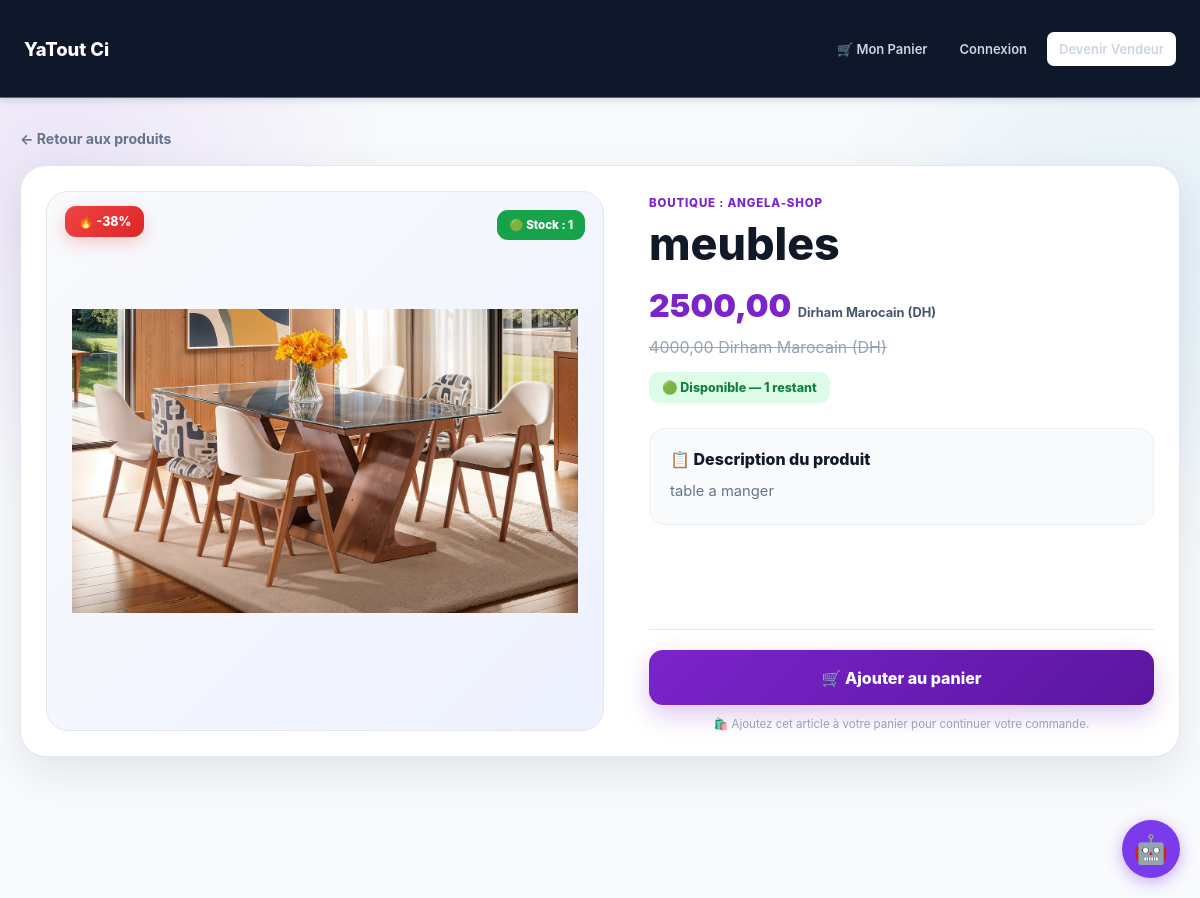
/produit/9/, run on an earlier commit of the app's database.
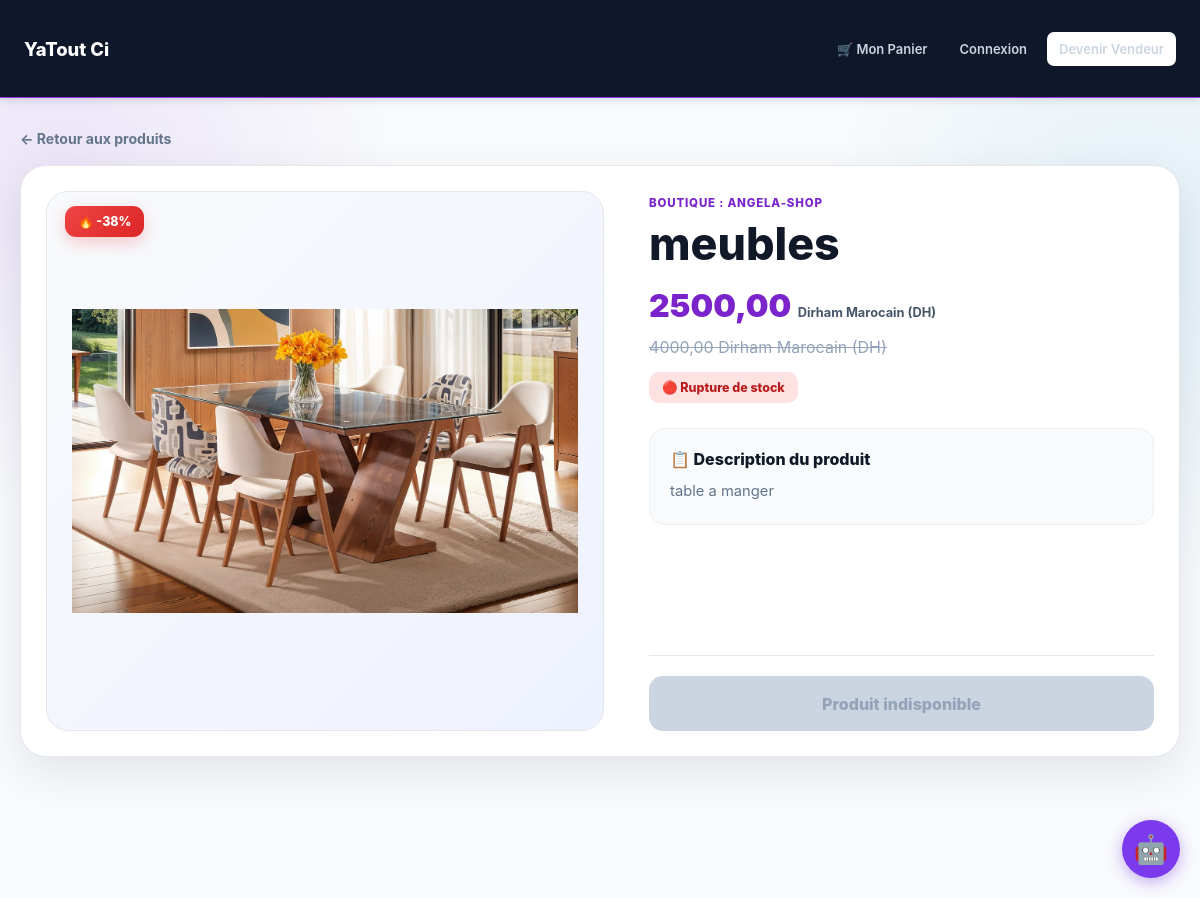
And on a later commit of the database.
### shop/models.py (models this page shows, shortened)
class Produit(models.Model):
    vendeur = models.ForeignKey(Vendeur, on_delete=models.CASCADE, related_name='produits')
    nom = models.CharField(max_length=255)
    description = models.TextField()
    prix = models.DecimalField(max_digits=10, decimal_places=2)
    ancien_prix = models.DecimalField(max_digits=10, decimal_places=2, blank=True, null=True)
    image = models.ImageField(upload_to='produits/', blank=True, null=True)
    stock = models.PositiveIntegerField(default=10)
    date_ajout = models.DateTimeField(auto_now_add=True)
    @property
    def reduction_pourcentage(self):
        if self.ancien_prix and self.ancien_prix > self.prix:
            rabais = ((self.ancien_prix - self.prix) / self.ancien_prix) * 100
            return int(round(rabais))
        return 0

class Vendeur(models.Model):
    CHOIX_DEVISES = [
        ('EUR', 'Euro (€)'),
        ('USD', 'Dollar US ($)'),
        ('MAD', 'Dirham Marocain (DH)'),
        ('XOF', 'F cfa '),
        ('CAD', 'Dollar Canadien ($CA)'),
    ]
    user = models.OneToOneField(User, on_delete=models.CASCADE)
    nom_boutique = models.CharField(max_length=255)
    description = models.TextField(blank=True)
    devise = models.CharField(max_length=3, choices=CHOIX_DEVISES, default='EUR')
    date_creation = models.DateTimeField(auto_now_add=True)

### shop/views.py (the view)
# urls.py: path('produit/<int:pk>/', views.detail_produit, name='detail_produit'),
def detail_produit(request, pk):
    produit = get_object_or_404(Produit, pk=pk)
    return render(request, 'shop/detail_produit.html', {'produit': produit})

### shop/templates/shop/detail_produit.html (shortened to what the changed rows need)
{% extends 'shop/base.html' %}
{% block content %}
<div class="yt-detail-page">
    <div class="container">
        <div class="yt-detail-card">
            <div class="yt-detail-grid">
                <div class="yt-detail-image-box">
                    <div class="yt-detail-badges">
                        <div>
                        </div>
                        {% if produit.stock > 0 %}
                            <span class="yt-detail-stock">
                            </span>
                        {% endif %}
                    </div>
                    {% if produit.image %}
                        <img
                            src="{{ produit.image.url }}"
                            alt="{{ produit.nom }}"
                        >
                    {% endif %}
                </div>
                <div class="yt-detail-info">
                    <div>
                        <span class="yt-detail-vendor">
                            Boutique :
                            {{ produit.vendeur.nom_boutique|default:"Boutique YaTout" }}
                        </span>
                        <h1 class="yt-detail-title">
                            {{ produit.nom }}
                        </h1>
                        <div class="yt-detail-price-area">
                            <span class="yt-detail-price">
                                {{ produit.prix }}
                                <span class="yt-detail-currency">
                                    {{ produit.vendeur.get_devise_display }}
                                </span>
                            </span>
                            {% if produit.ancien_prix %}
                                <span class="yt-detail-old-price">
                                    {{ produit.ancien_prix }}
                                    {{ produit.vendeur.get_devise_display }}
                                </span>
                            {% endif %}
                        </div>
                        {% if produit.stock > 0 %}
                            <div class="
                                yt-detail-stock-status
                                yt-detail-in-stock
                            ">
                                🟢 Disponible
                                — {{ produit.stock }} restant{{ produit.stock|pluralize }}
                            </div>
                        {% else %}
                            <div class="
                                yt-detail-stock-status
                                yt-detail-out-stock
                            ">
                                🔴 Rupture de stock
                            </div>
                        {% endif %}
                        <div class="yt-detail-description">
                            <h3>
                                📋 Description du produit
                            </h3>
                            {% if produit.description %}
                                <p>
                                    {{ produit.description|linebreaksbr }}
                                </p>
                            {% else %}
                                <p>
                                    Aucune description disponible pour ce produit.
                                </p>
                            {% endif %}
                        </div>
                    </div>
                    <div>
                        <div class="yt-detail-divider"></div>
                        <form
                            action="{% url 'panier_ajouter' produit.id %}"
                            method="POST"
                        >
                            <button
                                type="submit"
                                class="yt-detail-cart-button"
                                {% if produit.stock == 0 %}disabled{% endif %}
                            >
                                {% if produit.stock > 0 %}
                                    🛒 Ajouter au panier
                                {% else %}
                                    Produit indisponible
                                {% endif %}
                            </button>
                        </form>
                        {% if produit.stock > 0 %}
                            <div class="yt-detail-secure">
                                🛍️ Ajoutez cet article à votre panier pour continuer votre commande.
                            </div>
                        {% endif %}
                    </div>
                </div>
            </div>
        </div>
    </div>
</div>
{% endblock %}

What changed in the data, as far as the page shows it:
changed Produit "meubles": stock "1" → (not shown)
Also different on the page:
text no longer shown: "🟢 Disponible — restant 🛒 Ajouter au panier 🛍️ Ajoutez cet article à votre panier pour continuer votre commande."
text now shown: "🔴 Rupture de stock Produit indisponible"
